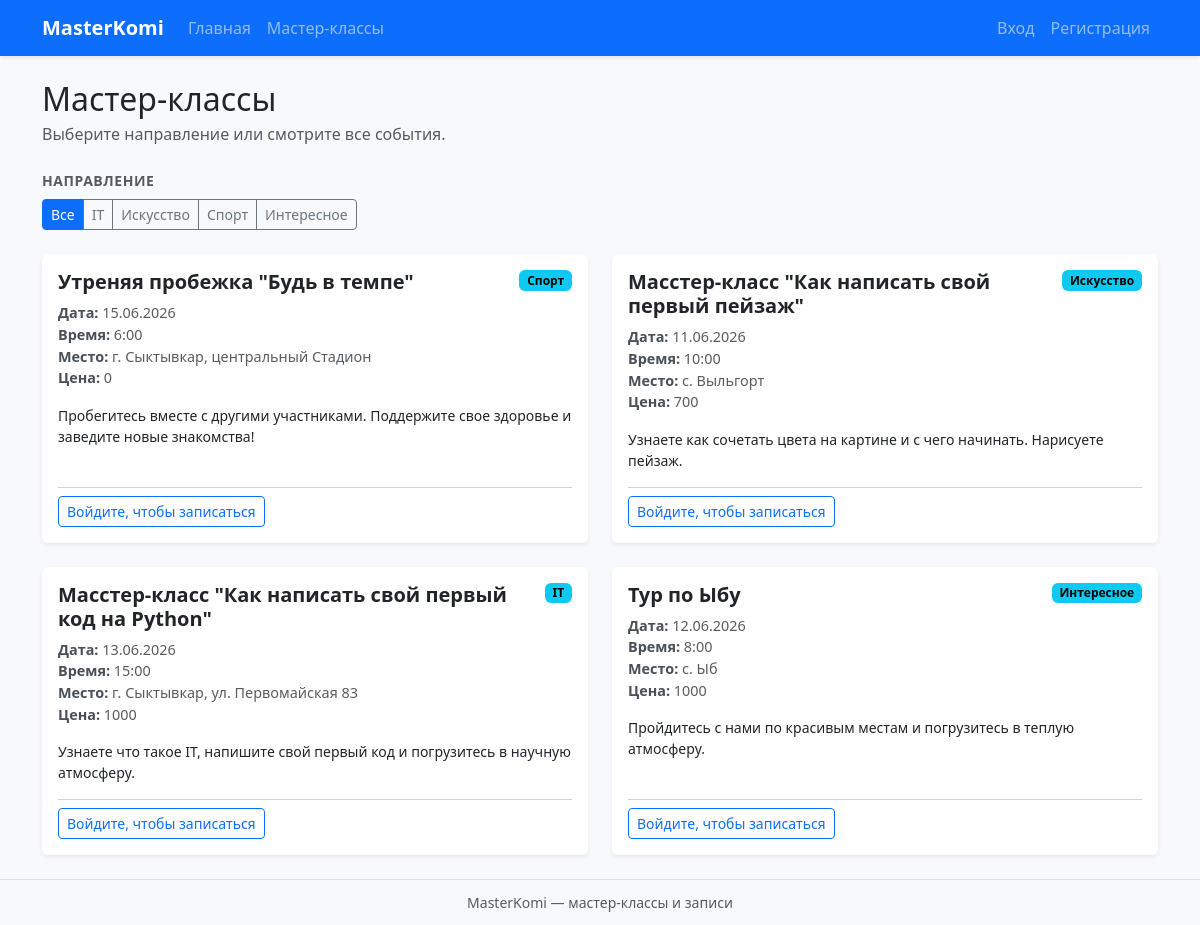
The app's page /masterclasses with its own data.
### data/events.py (models this page shows)
class Event(SqlAlchemyBase):
    __tablename__ = "events"
    id = sqlalchemy.Column(
        sqlalchemy.Integer, primary_key=True, autoincrement=True
    )
    name = sqlalchemy.Column(sqlalchemy.String, nullable=True)
    direction = sqlalchemy.Column(sqlalchemy.String, nullable=True)
    date = sqlalchemy.Column(sqlalchemy.DateTime, nullable=True)
    time = sqlalchemy.Column(sqlalchemy.String, nullable=True)
    location = sqlalchemy.Column(sqlalchemy.String, nullable=True)
    description = sqlalchemy.Column(sqlalchemy.String, nullable=True)
    price = sqlalchemy.Column(sqlalchemy.Integer, nullable=True)
    created_date = sqlalchemy.Column(
        sqlalchemy.DateTime, default=datetime.datetime.now
    )
    user_id = sqlalchemy.Column(
        sqlalchemy.Integer, sqlalchemy.ForeignKey("users.id"), nullable=True
    )
    creator = orm.relationship("User", back_populates="events")
    signups = orm.relationship(
        "EventSignup", back_populates="event", cascade="all, delete-orphan"
    )

### main.py (the view, shortened to what this page needs)
@app.route("/masterclasses")
def masterclasses():
    db_sess = db_session.create_session()
    q = db_sess.query(Event).order_by(Event.created_date.desc())
    direction = request.args.get("direction", type=str)
    filter_direction = (
        direction if direction in EVENT_DIRECTION_VALUES else None
    )
    if filter_direction:
        q = q.filter(Event.direction == filter_direction)
    items = q.all()
    user_id = session.get("user_id")
    signed_ids = set()
    signup_forms_by_id = {
        e.id: EventSignupForm(prefix=f"e{e.id}") for e in items
    }
    return render_template(
        "masterclasses.html",
        title="Мастер-классы",
        masterclasses=items,
        user_id=user_id,
        signed_event_ids=signed_ids,
        signup_forms_by_id=signup_forms_by_id,
        event_directions=EVENT_DIRECTIONS,
        filter_direction=filter_direction,
    )

### data/db_session.py (called while the page is built)
def create_session() -> Session:
    global __factory
    return __factory()

### main.py (called while the page is built)
@app.context_processor
def direct_labs():
    return {"direction_labels": dict(EVENT_DIRECTIONS)}

@app.template_filter("fmt_date")
def fmt_date(value):
    if not value:
        return "—"
    if hasattr(value, "strftime"):
        return value.strftime("%d.%m.%Y")
    return str(value)

### templates/masterclasses.html (shortened to what this page needs)
{% extends "base.html" %}
{% block content %}
<header class="page-title">
    <h1 class="h2">Мастер-классы</h1>
    <p>Выберите направление или смотрите все события.</p>
</header>
<p class="filter-note">Направление</p>
<div class="filters btn-group flex-wrap" role="group" aria-label="Фильтр по направлению">
    <a href="{{ url_for('masterclasses') }}" class="btn btn-sm {% if not filter_direction %}btn-primary{% else %}btn-outline-secondary{% endif %}">Все</a>
    {% for value, label in event_directions %}
    <a href="{{ url_for('masterclasses', direction=value) }}" class="btn btn-sm {% if filter_direction == value %}btn-primary{% else %}btn-outline-secondary{% endif %}">{{ label }}</a>
    {% endfor %}
</div>
<div class="event-grid">
    {% for item in masterclasses %}
    <article class="card event-card">
        <div class="card-body">
            <div class="event-head">
                <h2 class="h5 card-title mb-0">{{ item.name }}</h2>
                {% if item.direction %}
                <span class="badge text-bg-info text-wrap">{{ direction_labels.get(item.direction, item.direction) }}</span>
                {% endif %}
            </div>
            <ul class="event-details small">
                <li><strong>Дата:</strong> {{ item.date|fmt_date }}</li>
                <li><strong>Время:</strong> {{ item.time }}</li>
                <li><strong>Место:</strong> {{ item.location }}</li>
                {% if item.price is not none %}
                <li><strong>Цена:</strong> {{ item.price }}</li>
                {% endif %}
            </ul>
            <p class="card-text small flex-grow-1">{{ item.description }}</p>
            <div class="event-foot">
                {% if not user_id %}
                <a href="{{ url_for('login') }}" class="btn btn-outline-primary btn-sm">Войдите, чтобы записаться</a>
                {% elif item.user_id == user_id %}
                <span class="muted small">Это ваше мероприятие</span>
                {% elif item.id in signed_event_ids %}
                <span class="badge text-bg-success">Вы записаны</span>
                {% else %}
                <form method="post" action="{{ url_for('signup_event', event_id=item.id) }}" class="d-inline">
                    {% set sf = signup_forms_by_id[item.id] %}
                    {{ sf.hidden_tag() }}
                    {{ sf.submit(class="btn btn-primary btn-sm") }}
                </form>
                {% endif %}
            </div>
        </div>
    </article>
    {% endfor %}
</div>
{% endblock %}

### static/css/styles.css (style rules this page uses)
:root { --welcome-gradient: linear-gradient(135deg, #0d6efd 0%, #6610f2 55%, #6f42c1 100%); --page-bg: #f8f9fc; }
body.shell { min-height: 100vh; display: flex; flex-direction: column; background-color: var(--page-bg); }
.page-title { margin-bottom: 1.5rem; }
.page-title h1 { margin-bottom: 0.25rem; }
.page-title p { margin-bottom: 0; color: var(--bs-secondary-color); }
.filter-note { font-size: 0.875rem; text-transform: uppercase; letter-spacing: 0.04em; font-weight: 600; color: var(--bs-secondary-color); margin-bottom: 0.5rem; }
.filters { margin-bottom: 1.5rem; }
.event-grid { display: grid; gap: 1.5rem; grid-template-columns: 1fr; }
@media (min-width: 992px) { .event-grid { grid-template-columns: repeat(2, 1fr); } }
.event-card { height: 100%; border: none; box-shadow: var(--bs-box-shadow-sm); display: flex; flex-direction: column; }
.event-card .card-body { flex: 1 1 auto; display: flex; flex-direction: column; }
.event-card .card-title { font-weight: 600; }
.event-head { display: flex; justify-content: space-between; align-items: flex-start; gap: 0.5rem; margin-bottom: 0.5rem; }
.event-details { margin: 0 0 1rem; padding: 0; list-style: none; font-size: 0.9rem; color: var(--bs-secondary-color); }
.event-details strong { color: #495057; font-weight: 600; }
.event-foot { padding-top: 0.5rem; margin-top: auto; border-top: 1px solid var(--bs-border-color-translucent); }

### records on screen
Event: name "Утреняя пробежка \"Будь в темпе\"", get "Спорт", date|fmt_date "15.06.2026", time "6:00", location "г. Сыктывкар, центральный Стадион", price "0", description "Пробегитесь вместе с другими участниками. Поддержите свое здоровье и заведите новые знакомства!"
Event: name "Масстер-класс \"Как написать свой первый пейзаж\"", get "Искусство", date|fmt_date "11.06.2026", time "10:00", location "с. Выльгорт", price "700", description "Узнаете как сочетать цвета на картине и с чего начинать. Нарисуете пейзаж."
Event: name "Масстер-класс \"Как написать свой первый код на Python\"", get "IT", date|fmt_date "13.06.2026", time "15:00", location "г. Сыктывкар, ул. Первомайская 83", price "1000", description "Узнаете что такое IT, напишите свой первый код и погрузитесь в научную атмосферу."
Event: name "Тур по Ыбу", get "Интересное", date|fmt_date "12.06.2026", time "8:00", location "с. Ыб", price "1000", description "Пройдитесь с нами по красивым местам и погрузитесь в теплую атмосферу."

### other values on screen
{{ label }} "IT" "Искусство" "Спорт" "Интересное"
